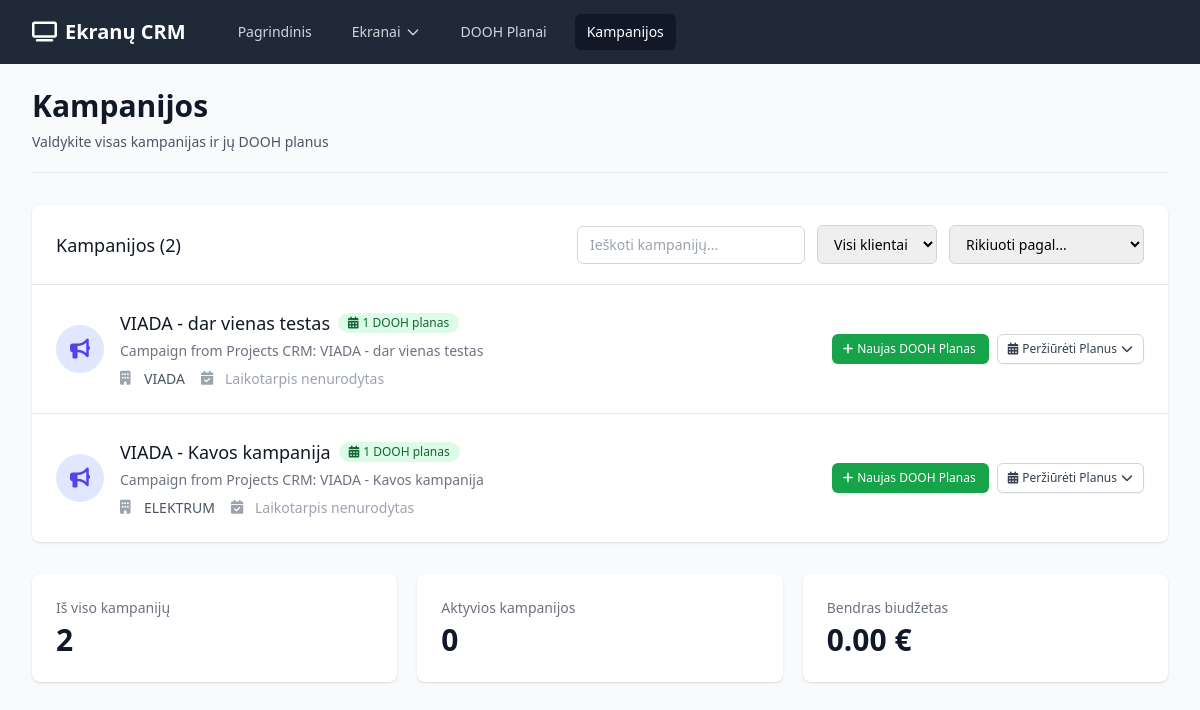
Page /campaigns on the committed database.
### app.py (models this page shows)
class Campaign(db.Model):
    id = db.Column(db.Integer, primary_key=True)
    client_id = db.Column(db.Integer, db.ForeignKey('client.id'), nullable=False)
    name = db.Column(db.String(100), nullable=False)
    description = db.Column(db.Text)
    start_date = db.Column(db.Date)
    end_date = db.Column(db.Date)
    budget = db.Column(db.Float)
    created_at = db.Column(db.DateTime, default=datetime.utcnow)
    dooh_plans = db.relationship('DOOHPlan', backref='campaign', lazy=True, cascade='all, delete-orphan')

class Client(db.Model):
    id = db.Column(db.Integer, primary_key=True)
    name = db.Column(db.String(100), nullable=False)
    email = db.Column(db.String(100))
    phone = db.Column(db.String(20))
    contact_person = db.Column(db.String(100))
    company = db.Column(db.String(100))
    created_at = db.Column(db.DateTime, default=datetime.utcnow)
    campaigns = db.relationship('Campaign', backref='client', lazy=True, cascade='all, delete-orphan')

### app.py (the view)
@app.route('/campaigns')
def campaigns():
    campaigns = Campaign.query.all()
    return render_template('campaigns.html', campaigns=campaigns)

### templates/campaigns.html (shortened to what this page needs)
{% extends "base.html" %}
{% block content %}
<div class="pb-5 border-b border-gray-200 mb-8">
    <div class="flex justify-between items-center">
        <div>
            <h1 class="text-3xl font-bold text-gray-900">Kampanijos</h1>
            <p class="mt-2 text-sm text-gray-600">Valdykite visas kampanijas ir jų DOOH planus</p>
        </div>
    </div>
</div>
{% if campaigns %}
<div class="bg-white shadow overflow-hidden sm:rounded-lg mb-8">
    <div class="px-4 py-5 sm:px-6">
        <div class="flex justify-between items-center">
            <h3 class="text-lg leading-6 font-medium text-gray-900">Kampanijos ({{ campaigns|length }})</h3>
            <div class="flex items-center space-x-3">
                <input type="text" id="campaignFilter" placeholder="Ieškoti kampanijų..."
                       class="px-3 py-2 border border-gray-300 rounded-md text-sm focus:outline-none focus:ring-indigo-500 focus:border-indigo-500">
                <select id="filterClient" class="px-3 py-2 border border-gray-300 rounded-md text-sm focus:outline-none focus:ring-indigo-500 focus:border-indigo-500">
                    <option value="">Visi klientai</option>
                    {% set clients = [] %}
                    {% for campaign in campaigns %}
                        {% if campaign.client.name not in clients %}
                            {% set _ = clients.append(campaign.client.name) %}
                        {% endif %}
                    {% endfor %}
                </select>
                <select id="sortBy" class="px-3 py-2 border border-gray-300 rounded-md text-sm focus:outline-none focus:ring-indigo-500 focus:border-indigo-500">
                    <option value="">Rikiuoti pagal...</option>
                </select>
            </div>
        </div>
    </div>
    <div class="border-t border-gray-200">
        <ul class="divide-y divide-gray-200" id="campaignsList">
            {% for campaign in campaigns %}
            <li class="campaign-item hover:bg-gray-50" data-client="{{ campaign.client.name }}">
                <div class="px-4 py-6 sm:px-6">
                    <div class="flex items-center justify-between">
                        <div class="flex items-center">
                            <div class="flex-shrink-0">
                                <div class="h-12 w-12 rounded-full bg-indigo-100 flex items-center justify-center">
                                    <i class="fas fa-bullhorn text-indigo-600 text-xl"></i>
                                </div>
                            </div>
                            <div class="ml-4">
                                <div class="flex items-center">
                                    <p class="text-lg font-medium text-gray-900 campaign-name">{{ campaign.name }}</p>
                                    <div class="ml-2 flex space-x-1">
                                        {% if campaign.dooh_plans|length > 0 %}
                                        <span class="inline-flex items-center px-2.5 py-0.5 rounded-full text-xs font-medium bg-green-100 text-green-800">
                                            <i class="fas fa-calendar-alt mr-1"></i>
                                            {{ campaign.dooh_plans|length }} DOOH {{ 'planas' if campaign.dooh_plans|length == 1 else 'planai' }}
                                        </span>
                                        {% endif %}
                                    </div>
                                </div>
                                {% if campaign.description %}
                                <p class="mt-1 text-sm text-gray-500">{{ campaign.description[:100] }}{% if campaign.description|length > 100 %}...{% endif %}</p>
                                {% endif %}
                                <div class="mt-2 flex items-center space-x-4 text-sm">
                                    <div class="flex items-center text-gray-600">
                                        <i class="fas fa-building w-4 h-4 mr-2 text-gray-400"></i>
                                        <span class="campaign-client">{{ campaign.client.name }}</span>
                                    </div>
                                    <div class="flex items-center text-gray-600">
                                        <i class="fas fa-calendar-check w-4 h-4 mr-2 text-gray-400"></i>
                                        <span>
                                            {% if campaign.start_date and campaign.end_date %}
                                                {{ campaign.start_date.strftime('%Y-%m-%d') }} - {{ campaign.end_date.strftime('%Y-%m-%d') }}
                                            {% elif campaign.start_date %}
                                                Nuo {{ campaign.start_date.strftime('%Y-%m-%d') }}
                                            {% elif campaign.end_date %}
                                                Iki {{ campaign.end_date.strftime('%Y-%m-%d') }}
                                            {% else %}
                                                <span class="text-gray-400">Laikotarpis nenurodytas</span>
                                            {% endif %}
                                        </span>
                                    </div>
                                </div>
                            </div>
                        </div>
                        <div class="flex items-center space-x-2">
                            <a href="{{ url_for('new_dooh_plan') }}?campaign_id={{ campaign.id }}"
                               class="inline-flex items-center px-3 py-1.5 border border-transparent text-xs font-medium rounded-md shadow-sm text-white bg-green-600 hover:bg-green-700 focus:outline-none focus:ring-2 focus:ring-offset-2 focus:ring-green-500">
                                <i class="fas fa-plus -ml-0.5 mr-1"></i>
                                Naujas DOOH Planas
                            </a>
                            {% if campaign.dooh_plans|length > 0 %}
                            <div class="relative inline-block text-left">
                                <button type="button" onclick="toggleDropdown('dropdown-{{ campaign.id }}')"
                                        class="inline-flex items-center px-3 py-1.5 border border-gray-300 shadow-sm text-xs font-medium rounded-md text-gray-700 bg-white hover:bg-gray-50 focus:outline-none focus:ring-2 focus:ring-offset-2 focus:ring-indigo-500">
                                    <i class="fas fa-calendar-alt -ml-0.5 mr-1"></i>
                                    Peržiūrėti Planus
                                    <i class="fas fa-chevron-down ml-1 -mr-0.5"></i>
                                </button>
                            </div>
                            {% endif %}
                        </div>
                    </div>
                </div>
            </li>
            {% endfor %}
        </ul>
    </div>
</div>
<div class="grid grid-cols-1 gap-5 sm:grid-cols-3">
    <div class="bg-white overflow-hidden shadow rounded-lg">
        <div class="px-4 py-5 sm:p-6">
            <dt class="text-sm font-medium text-gray-500 truncate">Iš viso kampanijų</dt>
            <dd class="mt-1 text-3xl font-semibold text-gray-900">{{ campaigns|length }}</dd>
        </div>
    </div>
    <div class="bg-white overflow-hidden shadow rounded-lg">
        <div class="px-4 py-5 sm:p-6">
            <dt class="text-sm font-medium text-gray-500 truncate">Aktyvios kampanijos</dt>
            {% set active_count = campaigns|selectattr('start_date')|selectattr('end_date')|list|length %}
            <dd class="mt-1 text-3xl font-semibold text-gray-900">{{ active_count }}</dd>
        </div>
    </div>
    <div class="bg-white overflow-hidden shadow rounded-lg">
        <div class="px-4 py-5 sm:p-6">
            <dt class="text-sm font-medium text-gray-500 truncate">Bendras biudžetas</dt>
            {% set total_budget = 0 %}
            {% for campaign in campaigns %}
                {% if campaign.budget %}
                    {% set total_budget = total_budget + campaign.budget %}
                {% endif %}
            {% endfor %}
            <dd class="mt-1 text-3xl font-semibold text-gray-900">{{ "%.2f"|format(total_budget) }} €</dd>
        </div>
    </div>
</div>
{% endif %}
{% endblock %}

### rows in the picture
Campaign: name "VIADA - dar vienas testas", dooh_plans|length "1", dooh_plans "planas", description "Campaign from Projects CRM: VIADA - dar vienas testas", client.name "VIADA", shows "Laikotarpis nenurodytas"
Campaign: name "VIADA - Kavos kampanija", dooh_plans|length "1", dooh_plans "planas", description "Campaign from Projects CRM: VIADA - Kavos kampanija", client.name "ELEKTRUM", shows "Laikotarpis nenurodytas"

### other values in the picture
{{ campaigns|length }} "2"
{{ active_count }} "0"
{{ "%.2f"|format(total_budget) }} "0.00"
